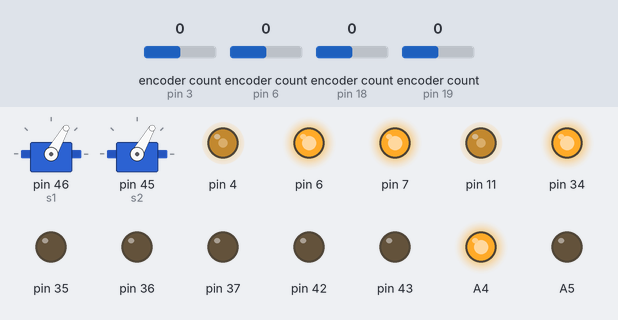
A sketch run on a simulated Arduino Mega 2560, built with avr-gcc and run on an emulated ATmega2560. Parts: 2 × servo, output pins drawn as LEDs (lit = HIGH). The test bench sets the inputs (shaded band); at power-on: encoder count (sensors on pin 3, pin 6, pin 18, pin 19) 0. Pins used as bus, display or sensor lines are not drawn; what the sketch prints to the serial monitor is not drawn.

Above: at 0.7 s.
At 4.2 s:
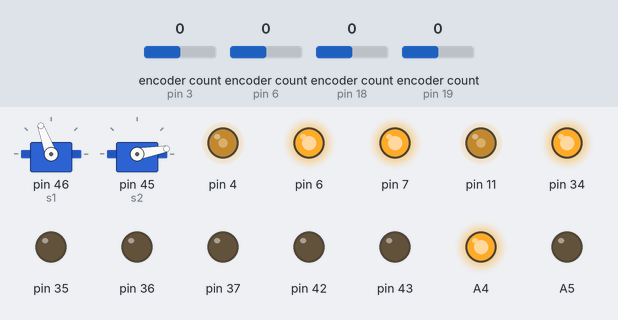
At 13.0 s:
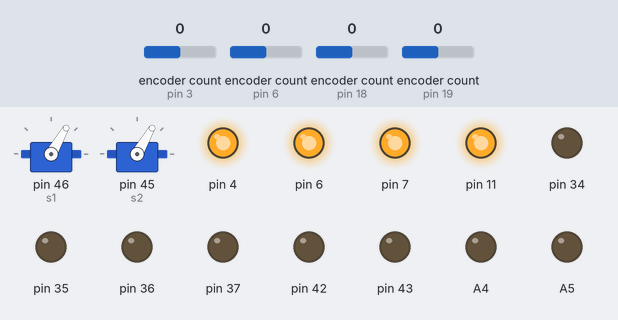
13.1 s: encoder count (sensor on pin 3) set to 1
14.9 s: encoder count (sensor on pin 6) set to -1
16.4 s: encoder count (sensor on pin 18) set to 4
17.9 s: encoder count (sensor on pin 19) set to -1
19.4 s: encoder count (sensor on pin 3) set to 2
20.9 s: encoder count (sensor on pin 18) set to 8
Timing chart, 0 to 23.4 s (numbered marks = the images above; inputs shaded):
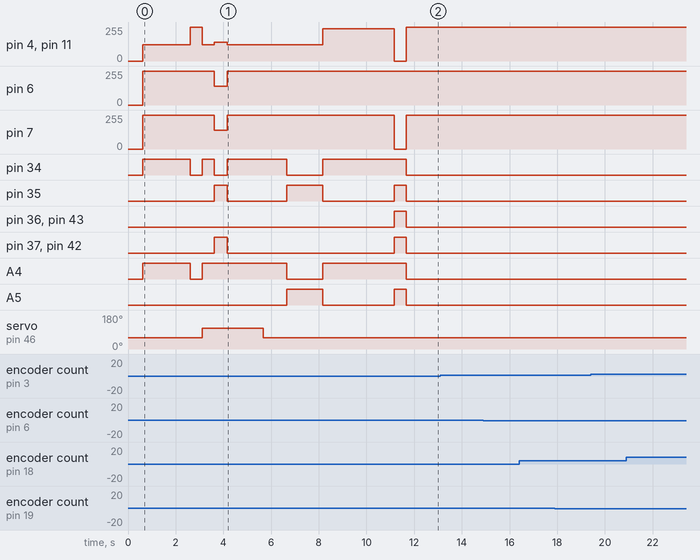

The sketch:

innovation.ino
```cpp
// NOTE: requires the Encoder library.
// 1) open Tools -> Manage Libraries...
// 2) install "Encoder" by Paul Stoffregen v1.4.1
#include <Encoder.h>
#include <Servo.h>
// NOTE: Requires the PS2X_lib installed.
// 1) open Sketch -> Include Library -> Add .ZIP Library
// 2) select "PS2X_lib.zip"
#include <PS2X_lib.h>

//PS2
#define PS2_DAT        52  //14
#define PS2_CMD        51  //15
#define PS2_SEL        53  //16
#define PS2_CLK        50  //17

// #define pressures   true
#define pressures   false
#define rumble      true
//#define rumble      false
PS2X ps2x; // create PS2 Controller Class
Servo s1;
Servo s2;
int error = 0;
byte type = 0;
byte vibrate = 0;

void (* resetFunc) (void) = 0;

// --- SPD Motor ---

class SPDMotor {
  public:
  SPDMotor( int encoderA, int encoderB, bool encoderReversed, int motorPWM, int motorDir1, int motorDir2 );

  /// Set the PWM speed and direction pins.
  /// pwm = 0, stop (no active control)
  /// pwm = 1 to 255, proportion of CCW rotation
  /// pwm = -1 to -255, proportion of CW rotation
  void speed( int pwm );

  /// Activate a SHORT BRAKE mode, which shorts the motor drive EM, clamping motion.
  void hardStop();

  /// Get the current speed.
  int getSpeed();

  /// Get the current rotation position from the encoder.
  long getEncoderPosition();

  private:
    Encoder *_encoder;
    bool _encoderReversed;
    int _motorPWM, _motorDir1, _motorDir2;

    // Current speed setting.
    int _speed;
};

SPDMotor::SPDMotor( int encoderA, int encoderB, bool encoderReversed, int motorPWM, int motorDir1, int motorDir2 ) {
  _encoder = new Encoder(encoderA, encoderB);
  _encoderReversed = encoderReversed;

  _motorPWM = motorPWM;
  pinMode( _motorPWM, OUTPUT );
  _motorDir1 = motorDir1;
  pinMode( _motorDir1, OUTPUT );
  _motorDir2 = motorDir2;
  pinMode( _motorDir2, OUTPUT );
}

/// Set the PWM speed and direction pins.
/// pwm = 0, stop (no active control)
/// pwm = 1 to 255, proportion of CCW rotation
/// pwm = -1 to -255, proportion of CW rotation
void SPDMotor::speed( int speedPWM ) {
  _speed = speedPWM;
  if( speedPWM == 0 ) {
    digitalWrite(_motorDir1,LOW);
    digitalWrite(_motorDir2,LOW);
    analogWrite( _motorPWM, 255);
  } else if( speedPWM > 0 ) {
    digitalWrite(_motorDir1, LOW );
    digitalWrite(_motorDir2, HIGH );
    analogWrite( _motorPWM, speedPWM < 255 ? speedPWM : 255);
  } else if( speedPWM < 0 ) {
    digitalWrite(_motorDir1, HIGH );
    digitalWrite(_motorDir2, LOW );
    analogWrite( _motorPWM, (-speedPWM) < 255 ? (-speedPWM): 255);
  }
}

/// Activate a SHORT BRAKE mode, which shorts the motor drive EM, clamping motion.
void SPDMotor::hardStop() {
    _speed = 0;
    digitalWrite(_motorDir1,HIGH);
    digitalWrite(_motorDir2,HIGH);
    analogWrite( _motorPWM, 0);
}

/// Get the current speed.
int SPDMotor::getSpeed() {
    return _speed;
}

/// Get the current rotation position from the encoder.
long SPDMotor::getEncoderPosition() {
  long position = _encoder->read();
  return _encoderReversed ? -position : position;
}

SPDMotor *motorLF = new SPDMotor(18, 31, true, 11, 34, 35); // <- Encoder reversed to make +position measurement be forward.
SPDMotor *motorRF = new SPDMotor(19, 38, false, 7, 36, 37); // <- NOTE: Motor Dir pins reversed for opposite operation
SPDMotor *motorLR = new SPDMotor( 3, 49, true,  6, 43, 42); // <- Encoder reversed to make +position measurement be forward.
SPDMotor *motorRR = new SPDMotor( 6, A1, false, 4, A5, A4); // <- NOTE: Motor Dir pins reversed for opposite operation

void setup()
{
  Serial.begin(9600);
  delay(300) ;//added delay to give wireless ps2 module some time to startup, before configuring it
  //CHANGES for v1.6 HERE!!! **************PAY ATTENTION*************

  //setup pins and settings: GamePad(clock, command, attention, data, Pressures?, Rumble?) check for error
  error = ps2x.config_gamepad(PS2_CLK, PS2_CMD, PS2_SEL, PS2_DAT, pressures, rumble);

  if (error == 0) {
    Serial.println("Found Controller, configuration successful ");
    Serial.println();
    Serial.println("SPDMotor control by Aaron Hilton of Steampunk Digital");
    Serial.println("=====================================================");
    Serial.println("Holding L1 or R1 will activate analog joystick control.");
    Serial.println("Left analog stick for forward/back and turning.");
    Serial.println("Right analog stick for sideways movement.");
    Serial.println("Hold both L1 and R1 for full-speed.");
  }
  else if (error == 1)
  {
    Serial.println("No controller found, check PS2 receiver is inserted the correct way around.");
    resetFunc();
  }
  else if (error == 2)
    Serial.println("Controller found but not accepting commands.");

  else if (error == 3)
    Serial.println("Controller refusing to enter Pressures mode, may not support it. ");

  type = ps2x.readType();
  switch (type) {
  case 0:
    Serial.println("Unknown Controller type found ");
    break;
  case 1:
    Serial.println("DualShock Controller found ");
    break;
  case 2:
    Serial.println("GuitarHero Controller found ");
    break;
  case 3:
    Serial.println("Wireless Sony DualShock Controller found ");
    break;
  }
  pinMode(9, INPUT);
  pinMode(10, INPUT);
  pinMode(11,INPUT);
  s1.attach(46);
  s2.attach(45);
}

int pos1=60;
int pos2=60;
int R=0;
int omega=0;
int a=0;
void loop() {
  s1.write(pos1);
      s2.write(pos2);

      while(a==0){

      int v=140;
      motorLF->speed(-0.866*v);//R1
     motorRF->speed(0);
     motorLR->speed(0);//b
     motorRR->speed(v*0.866);//L1
     delay(2000);
       motorLF->speed(0);//R1
        motorRF->speed(0);
        motorLR->speed(0);//b
        motorRR->speed(0);//L1
        delay(500);
        s1.write(110);
        s2.write(10);
        motorLF->speed(-0.866*v);//R1
        motorRF->speed(0);
        motorLR->speed(0);//b
        motorRR->speed(v*0.866);//L1
        delay(500);
        motorLF->speed(v);//R1
        motorRF->speed(v);
        motorLR->speed(v);//b
        motorRR->speed(v);//L1
        delay(540);
        motorLF->speed(-0.866*v);//R1
        motorRF->speed(0);
        motorLR->speed(0);//b
        motorRR->speed(v*0.866);//L1
        delay(1500);
        s1.write(60);
        s2.write(60);
        motorLF->speed(-0.866*v);//R1
        motorRF->speed(0);
        motorLR->speed(0);//b
        motorRR->speed(v*0.866);//L1
        delay(1000);
        motorLF->speed(0.866*v);//R1
        motorRF->speed(0);
        motorLR->speed(0);//b
        motorRR->speed(-v*0.866);//L1
         delay(1500);
         motorLF->speed(-0.866*v*2);//R1
        motorRF->speed(0);
        motorLR->speed(0);//b
        motorRR->speed(v*2*0.866);//L1
        delay(3000);
//       if(digitalRead(9)==LOW&&digitalRead(10)==LOW){
//        motorLF->speed(-0.866*v);//R1
//        motorRF->speed(0);
//        motorLR->speed(0);//b
//        motorRR->speed(v*0.866);//L1
//        }else if(digitalRead(9)==HIGH&&digitalRead(10)==LOW){
//           motorLF->speed(-0.5*v);//R1
//        motorRF->speed(0);
//        motorLR->speed(v);//b
//        motorRR->speed(-v*0.5);//L1
//          }else if(digitalRead(9)==LOW&&digitalRead(10)==HIGH){
//            motorLF->speed(0.5*v);//R1
//        motorRF->speed(0);
//        motorLR->speed(-v);//b
//        motorRR->speed(v*0.5);//L1
//            }else if(digitalRead(9)==LOW&&digitalRead(10)==LOW){
//              motorLF->speed(0);//R1
//        motorRF->speed(0);
//        motorLR->speed(0);//b
//        motorRR->speed(0);//L1
//        delay(500);
//        s1.write(110);
//        s2.write(10);
//        motorLF->speed(-0.866*v);//R1
//        motorRF->speed(0);
//        motorLR->speed(0);//b
//        motorRR->speed(v*0.866);//L1
//        delay(500);
//        motorLF->speed(v);//R1
//        motorRF->speed(v);
//        motorLR->speed(v);//b
//        motorRR->speed(v);//L1
//        delay(500);
//        motorLF->speed(-0.866*v);//R1
//        motorRF->speed(0);
//        motorLR->speed(0);//b
//        motorRR->speed(v*0.866);//L1
//        delay(500);
        a++;
              /*
         motorLF->speed(-0.866*150);//R1
        motorRF->speed(0);
        motorLR->speed(0);//b
        motorRR->speed(150*0.866);//L1
        delay(1800);
        motorLF->speed(0);//R1
        motorRF->speed(0);
        motorLR->speed(0);//b
        motorRR->speed(0);//L1
        s1.write(110);
        s2.write(10);
        delay(3000);
         motorLF->speed(-0.5*150);//R1
        motorRF->speed(0);
        motorLR->speed(150);//b
        motorRR->speed(-150*0.5);//L1
        delay(2400);
        motorLF->speed(0);//R1
        motorRF->speed(0);
        motorLR->speed(0);//b
        motorRR->speed(0);//L1
        motorLF->speed(100);//R1
        motorRF->speed(0);
        motorLR->speed(100);//b
        motorRR->speed(100);//L1
        delay(800);
        motorLF->speed(-0.866*150);//R1
        motorRF->speed(0);
        motorLR->speed(0);//b
        motorRR->speed(150*0.866);//L1
         delay(800);*/

         }
        if (error == 1) //skip loop if no controller found
    return;

  if (type == 2) { //Guitar Hero Controller
    return;
  }
  else  { //DualShock Controller
    static long oldSumPosition = 0;
    long sumPosition = motorLF->getEncoderPosition() + motorRF->getEncoderPosition() + motorLR->getEncoderPosition() + motorRR->getEncoderPosition();
    long deltaPosition = sumPosition - oldSumPosition;
    oldSumPosition = sumPosition;
    Serial.print("∆pos: ");
    Serial.print(deltaPosition);
    long posVibrate = abs(deltaPosition);
    posVibrate = posVibrate > 255 ? 255 : 0;
    vibrate = (byte)posVibrate;
    ps2x.read_gamepad(false, vibrate); //read controller and set large motor to spin at 'vibrate' speed
    if(ps2x.Button(PSB_L2)){


      pos1++;
      pos2--;
      s1.write(pos1);
      s2.write(pos2);
      }else if(ps2x.Button(PSB_R2)){


      pos1--;
      pos2++;
      s1.write(pos1);
      s2.write(pos2);
        }
    if (ps2x.Button(PSB_L1) || ps2x.Button(PSB_R1)) {
      int LY = ps2x.Analog(PSS_LY);
      int LX = ps2x.Analog(PSS_LX);
      int RX = ps2x.Analog(PSS_RX);
      float forwardNormalized = (float)(-LY + 128)/127.f;

      forwardNormalized = constrain( forwardNormalized, -1.f, 1.f );
      float multiplier = (ps2x.Button(PSB_L1) && ps2x.Button(PSB_R1)) ? 255.f : 80.f;
      int forward = (int)(pow(forwardNormalized, 2.0) * multiplier);

      // Preserve the direction of movement.
      if( forwardNormalized < 0 ) {
        forward = -forward;
      }

      int right = -RX + 127;
      int ccwTurn = (LX - 127)/2;
      Serial.print( " fwd:" );
      Serial.print( forward );
      Serial.print( " r:" );
      Serial.print( right );
      Serial.print( " ∆°:" );
      Serial.print( ccwTurn );
      Serial.print( " LF:" );
      Serial.print( motorLF->getEncoderPosition() );
      Serial.print( " RF:" );
      Serial.print( motorRF->getEncoderPosition() );
      Serial.print( " LR:" );
      Serial.print( motorLR->getEncoderPosition() );
      Serial.print( " RR:" );
      Serial.println( motorRR->getEncoderPosition() );


    } else {
      // If there's motor power, try to hard-stop briefly.
      if( motorLF->getSpeed() != 0
      || motorRF->getSpeed() != 0
      || motorLR->getSpeed() != 0
      || motorRR->getSpeed() != 0 )
      {
          motorLF->hardStop(); motorRF->hardStop();
          motorLR->hardStop(); motorRR->hardStop();
          delay(500);
          motorLF->speed(0); motorRF->speed(0);
          motorLR->speed(0); motorRR->speed(0);
      }
    }
  }
  if (ps2x.Button(PSB_L1) ) {
    int LY = ps2x.Analog(PSS_LY);
    int LX = ps2x.Analog(PSS_LX);


    int VX=(-LX+125)*2.4;
    int VY=(LY-125)*2.4;

    // 添加死区


        motorLF->speed(-0.5*VX+0.866*VY+omega*R);//R1
        motorRF->speed(0);
        motorLR->speed(VX+omega*R);//b
        motorRR->speed(-VX*0.5-VY*0.866+omega*R);//L1

}
if(ps2x.Button(PSB_R1)){
   int RX = ps2x.Analog(PSS_RX);int ww=(-RX+125)*2.4;
        motorLF->speed(-ww);//R1
        motorRF->speed(0);
        motorLR->speed(-ww);//b
        motorRR->speed(-ww);//L1
  }

/*
// 检测 A15 和 A14 引脚的状态
  int pinA15 = digitalRead(9);
  int pinA14 = digitalRead(10);

  // 根据引脚状态决定动作
  if (pinA15 == HIGH && pinA14 == HIGH) {
    // 直走
    motorLF->speed(155); // 向前速度
    motorRF->speed(155);
    motorLR->speed(155);
    motorRR->speed(155);
  } else if (pinA15 == LOW && pinA14 == LOW) {
    // 停止
    motorLF->speed(0);
    motorRF->speed(0);
    motorLR->speed(0);
    motorRR->speed(0);
  } else if (pinA15 == HIGH && pinA14 == LOW) {
    // 左转
    motorLF->speed(0); // 左侧停止
    motorRF->speed(155); // 右侧前进
    motorLR->speed(0);
    motorRR->speed(155);
  } else if (pinA15 == LOW && pinA14 == HIGH) {
    // 右转
    motorLF->speed(155); // 左侧前进
    motorRF->speed(0); // 右侧停止
    motorLR->speed(155);
    motorRR->speed(0);
  }*/
}
```

Measured:
- after the input at 13.1 s, every drawn part: stays the same
- after the input at 14.9 s, every drawn part: stays the same
- after the input at 16.4 s, every drawn part: stays the same
- after the input at 17.9 s, every drawn part: stays the same
- after the input at 19.4 s, every drawn part: stays the same
- after the input at 20.9 s, every drawn part: stays the same
- by itself, pin 37, pin 42: alternates HIGH for 0.52 s and LOW for 7.0 s
